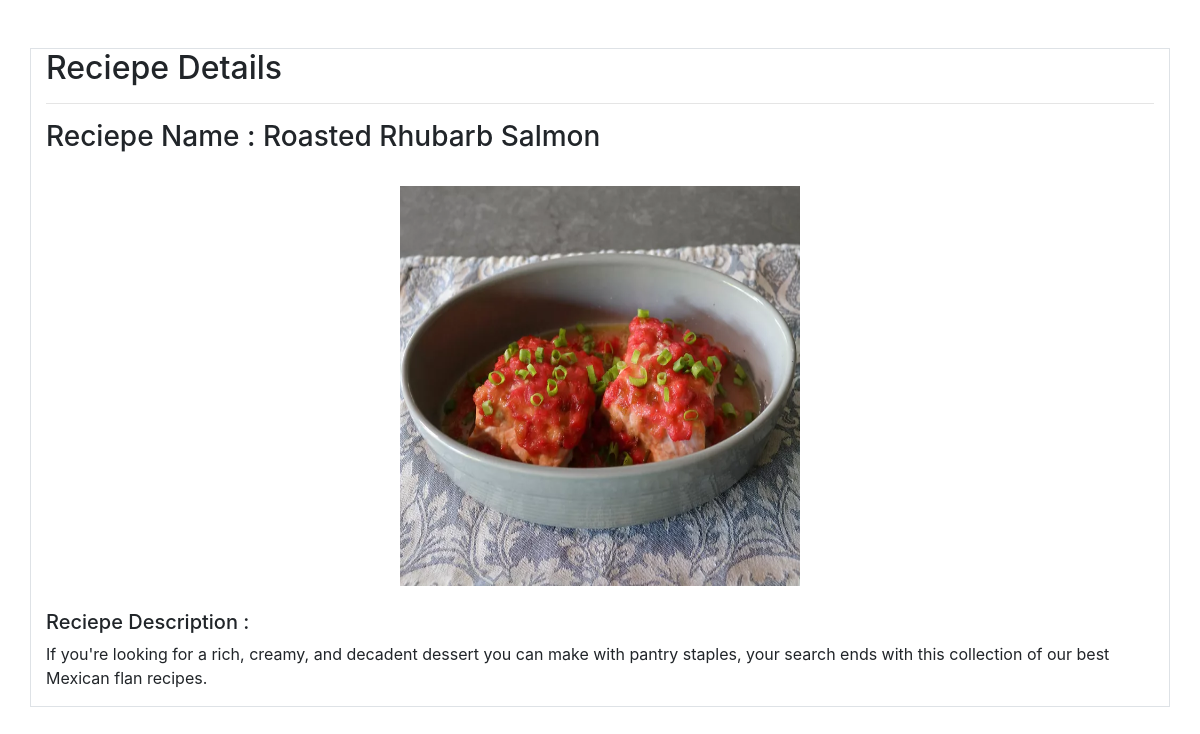
Page /show-receipe/3/ on the committed database.
### vege/models.py (models this page shows)
class Receipe(models.Model):
    receipe_name =models.CharField( max_length=100)
    receipe_description = models.TextField()
    receipe_image =  models.ImageField(upload_to = "receipe")

### vege/views.py (the view)
# urls.py: path('show-receipe/<id>/', show_reciepe, name = "show_reciepe"),
def show_reciepe(request,id):
    queryset = Receipe.objects.get(id = id)
    context = {'reciepe' : queryset}
    return render(request, "show_reciepe.html", context)

### vege/templates/show_reciepe.html (shortened to what this page needs)
<!DOCTYPE html>
<html lang="en">
<head>
    <link rel="stylesheet" href="https://cdn.jsdelivr.net/npm/bootstrap@4.0.0/dist/css/bootstrap.min.css"
>
</head>
<body>
    <div class="container mt-5 border">
        <h2>Reciepe Details</h2>
        <hr>
        <h3>Reciepe Name : {{reciepe.receipe_name}}</h3>
        <br>
        <div class="text-center">{% load static %}
            <img src="{{ reciepe.receipe_image.url }}" width="400" height="400" alt="Recipe Image">
        </div>
        <br>
        <h5>Reciepe Description : </h5>
        <p>
            {{reciepe.receipe_description}}</p>
    </div>
</body>
</html>

### rows in the picture
Receipe: receipe_name "Roasted Rhubarb Salmon", receipe_image (picture), receipe_description "If you're looking for a rich, creamy, and decadent dessert you can make with pantry staples, your search ends with this collection of our best Mexican flan recipes."
